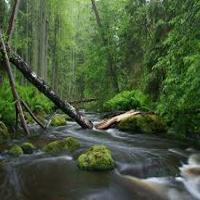
#> input picture seminar/raster/resized_example.jpg, 200 x 200 px, given in place of neutrality.jpg, which was not available
$ python program.py
#> lines starting #> are read from the running program, lines starting #| are printed output that depends on the picture; pictures that were not available may be replaced by others from this repository, and a replacement may not be noted
import cv2
import numpy as np

# Function to translate the image
def translate_image(image, dx, dy):
    rows, cols = image.shape[:2]
    translation_matrix = np.float32([[1, 0, dx], [0, 1, dy]])
    translated_image = cv2.warpAffine(image, translation_matrix, (cols, rows))
    return translated_image

# Read the image
image = cv2.imread('neutrality.jpg')
#> image is the input picture: shape (200, 200, 3); mean B, G, R 57.8, 87.9, 70.6
if image is None:
    print("Error: Image not found.")
    exit()

# Get image dimensions
height, width = image.shape[:2]
#> height = 200; width = 200

# Calculate the center coordinates of the image
center = (width // 2, height // 2)
#> center = (100, 100)

# Get user inputs for rotation, scaling, and translation
rotation_value = float(input("Enter the degree of Rotation: "))
#> the answer given: 3
scaling_value = float(input("Enter the zooming factor: "))
#> the answer given: 3
h = int(input("How many pixels you want the image to be translated horizontally? "))
#> the answer given: 3
v = int(input("How many pixels you want the image to be translated vertically? "))
#> the answer given: 3

# Create the 2D rotation matrix for rotation
rotation_matrix = cv2.getRotationMatrix2D(center=center, angle=rotation_value, scale=1)
# Apply the rotation to the image
rotated_image = cv2.warpAffine(src=image, M=rotation_matrix, dsize=(width, height))
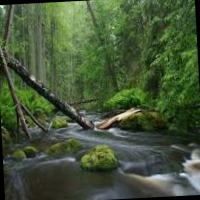
#> rotated_image: shape (200, 200, 3); mean B, G, R 56.2, 85.9, 68.9

# Create the 2D rotation matrix for scaling (angle=0 for scaling only)
scaling_matrix = cv2.getRotationMatrix2D(center=center, angle=0, scale=scaling_value)
#> scaling_matrix = [[3, 0, -200], [0, 3, -200]]
# Apply the scaling to the rotated image
scaled_image = cv2.warpAffine(src=rotated_image, M=scaling_matrix, dsize=(width, height))
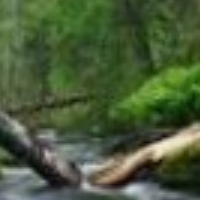
#> scaled_image: shape (200, 200, 3); mean B, G, R 57.8, 91.4, 74

# Apply the translation to the scaled image
translated_image = translate_image(scaled_image, dx=h, dy=v)
#> in translate_image, `translated_image = cv2.warpAffine(image, translation_matrix, (cols, ro..`:
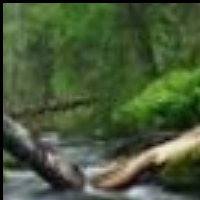
#> translated_image: shape (200, 200, 3); mean B, G, R 55.6, 88.6, 71.6

# Display the images
cv2.imshow('Original Image', image)
cv2.imshow('Rotated Image', rotated_image)
cv2.imshow('Scaled Image', scaled_image)
cv2.imshow('Translated Image', translated_image)

# Wait for a key press and close the image windows
cv2.waitKey(0)
cv2.destroyAllWindows()

# Save the final image
cv2.imwrite('Final_image.png', translated_image)
print("Final image saved as 'Final_image.png'")

$ run again, on seminar/raster/rotated_example.jpg
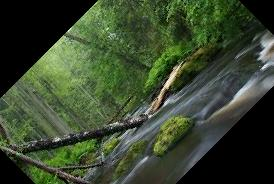
#> input picture seminar/raster/rotated_example.jpg, 274 x 184 px, given in place of neutrality.jpg, which was not available
#> image is the input picture: shape (184, 274, 3); mean B, G, R 47.1, 71.3, 57.8
#> `rotated_image = cv2.warpAffine(src=image, M=rotation_matrix, dsize=(wi..`:
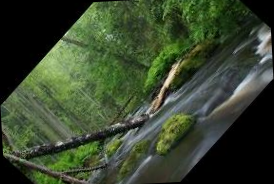
#> rotated_image: shape (184, 274, 3); mean B, G, R 46.7, 70.4, 57.2
#> in translate_image, `translated_image = cv2.warpAffine(image, translation_matrix, (cols, ro..`:
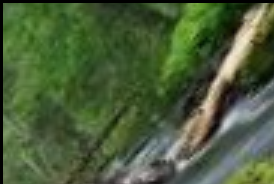
#> translated_image: shape (184, 274, 3); mean B, G, R 58.4, 94, 75.4
